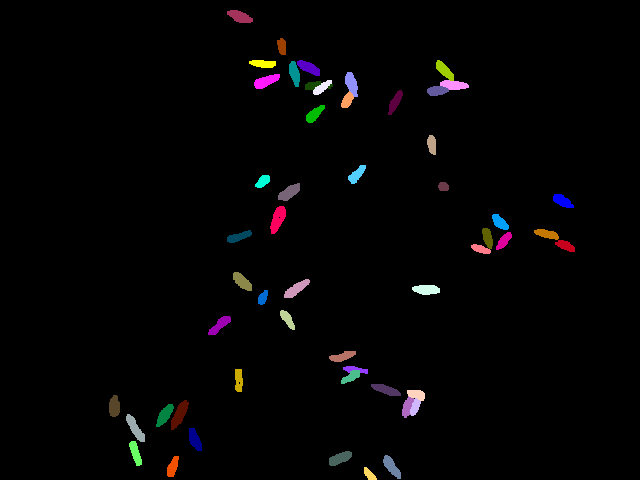
#> input picture masks_org/2023-07-08_4_4_0000.tif, 640 x 480 px; its folder holds only this picture in this run
$ python augment_image_data.py
#> lines starting #> are read from the running program, lines starting #| are printed output that depends on the picture
import os
import cv2

# Set the paths for the input folders
mask_org_folder = "masks_org"
images_org_folder = "images_org"

# Set the paths for the output folders
mask_folder = "masks"
images_folder = "images"

# Create the output folders if they don't exist
os.makedirs(mask_folder, exist_ok=True)
os.makedirs(images_folder, exist_ok=True)

# Set the ROI size and step
roi_size = (256, 256)
roi_step = 128

# Get the list of file names in the mask_org folder
file_names = [file for file in os.listdir(mask_org_folder) if file.lower().endswith(('.tif', '.tiff'))]

# Iterate over the file names
for file_name in file_names:
    # Read the mask image
    mask_path = os.path.join(mask_org_folder, file_name)
    mask = cv2.imread(mask_path, cv2.IMREAD_GRAYSCALE)
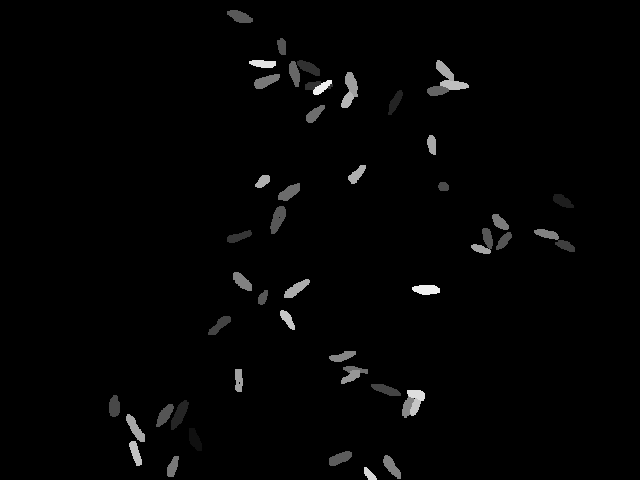
#> mask: shape (480, 640); min 0, max 240, mean 3.7

    # Read the corresponding RGB image
    image_path = os.path.join(images_org_folder, file_name)
    image = cv2.imread(image_path)
#> image is the input picture: shape (480, 640, 3); mean B, G, R 3.9, 3.5, 4.2
    image = cv2.cvtColor(image, cv2.COLOR_BGR2GRAY)

    # Get the dimensions of the images
    mask_height, mask_width = mask.shape[:2]
#> mask_height = 480; mask_width = 640
    image_height, image_width = image.shape[:2]
#> image_height = 480; image_width = 640

    # Iterate over the ROI positions
    for y in range(0, mask_height - roi_size[0] + 1, roi_step):
        for x in range(0, mask_width - roi_size[1] + 1, roi_step):
            # Extract the ROI from the mask
            roi_mask = mask[y:y+roi_size[0], x:x+roi_size[1]]

            # Extract the ROI from the image
            roi_image = image[y:y+roi_size[0], x:x+roi_size[1]]

            # Save the ROI as a new image in the mask folder
            new_mask_path = os.path.join(mask_folder, f"{file_name}_{y}_{x}.tif")
            cv2.imwrite(new_mask_path, roi_mask)

            # Save the ROI as a new image in the images folder
            new_image_path = os.path.join(images_folder, f"{file_name}_{y}_{x}.tif")
            cv2.imwrite(new_image_path, roi_image)
#> this loop made 2 passes
#> pass 1, `cv2.imwrite(new_mask_path, roi_mask)`:
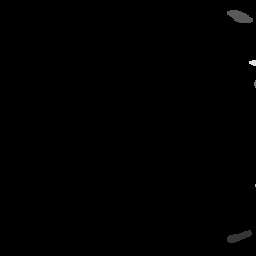
#> saved as 2023-07-08_4_4_0000.tif_0_0.tif: shape (256, 256); min 0, max 226, mean 0.6
#> pass 1, `cv2.imwrite(new_mask_path, roi_mask)`:
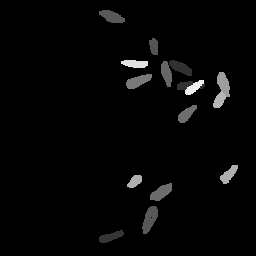
#> saved as 2023-07-08_4_4_0000.tif_0_128.tif: shape (256, 256); min 0, max 239, mean 5.5
#> pass 1, `cv2.imwrite(new_mask_path, roi_mask)`:
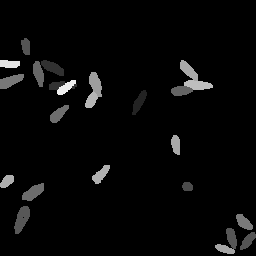
#> saved as 2023-07-08_4_4_0000.tif_0_256.tif: shape (256, 256); min 0, max 239, mean 7.8
#> pass 1, `cv2.imwrite(new_mask_path, roi_mask)`:
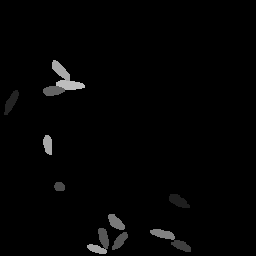
#> saved as 2023-07-08_4_4_0000.tif_0_384.tif: shape (256, 256); min 0, max 190, mean 3.5

$ run again, on masks_org/2023-07-10_1_0_0001.tif
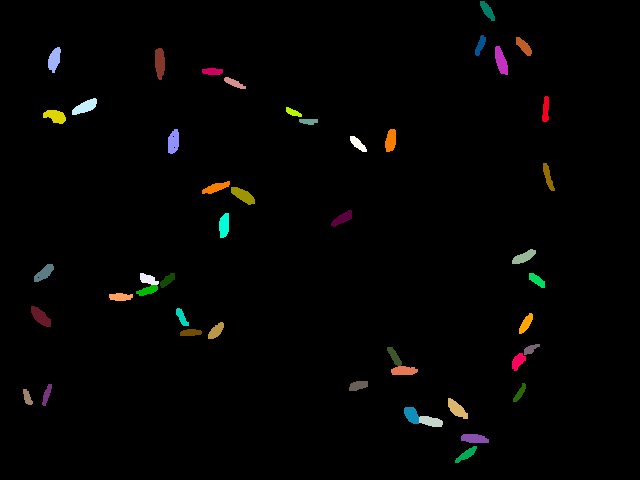
#> input picture masks_org/2023-07-10_1_0_0001.tif, 640 x 480 px
#> image is the input picture: shape (480, 640, 3); mean B, G, R 2.6, 3.3, 3.6
#> the loop `for y in range(0, mask_height - roi_size[0] + 1, roi_step):` made 2 passes
#> pass 1, `cv2.imwrite(new_mask_path, roi_mask)`:
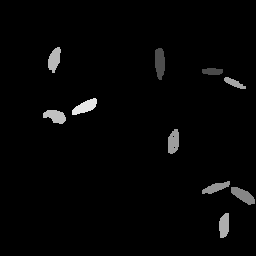
#> saved as 2023-07-10_1_0_0001.tif_0_0.tif: shape (256, 256); min 0, max 229, mean 4.8
#> pass 1, `cv2.imwrite(new_mask_path, roi_mask)`:
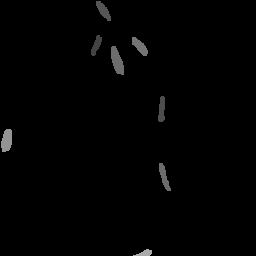
#> saved as 2023-07-10_1_0_0001.tif_0_384.tif: shape (256, 256); min 0, max 170, mean 2.1

$ run again, on masks_org/2023-07-10_2_2_0000.tif
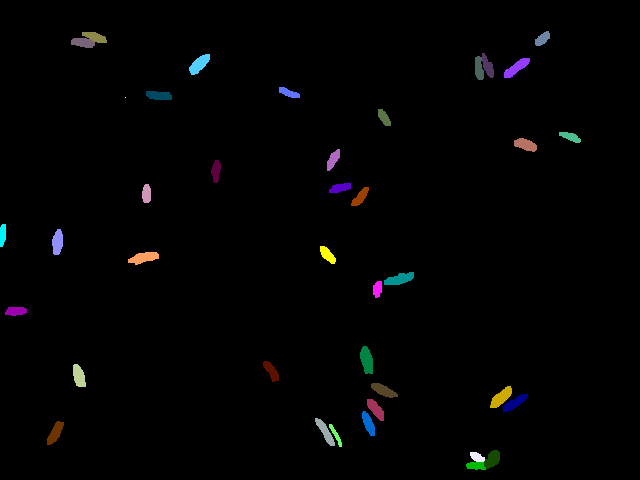
#> input picture masks_org/2023-07-10_2_2_0000.tif, 640 x 480 px
#> image is the input picture: shape (480, 640, 3); mean B, G, R 2.8, 2.6, 2.6
#> the loop `for y in range(0, mask_height - roi_size[0] + 1, roi_step):` made 2 passes
#> pass 1, `cv2.imwrite(new_mask_path, roi_mask)`:
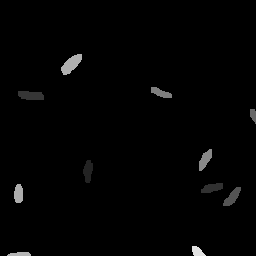
#> saved as 2023-07-10_2_2_0000.tif_0_128.tif: shape (256, 256); min 0, max 226, mean 2.9
#> pass 1, `cv2.imwrite(new_mask_path, roi_mask)`:
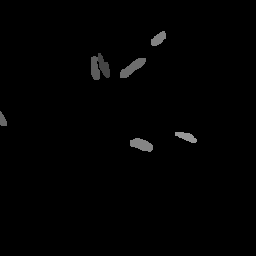
#> saved as 2023-07-10_2_2_0000.tif_0_384.tif: shape (256, 256); min 0, max 150, mean 2
